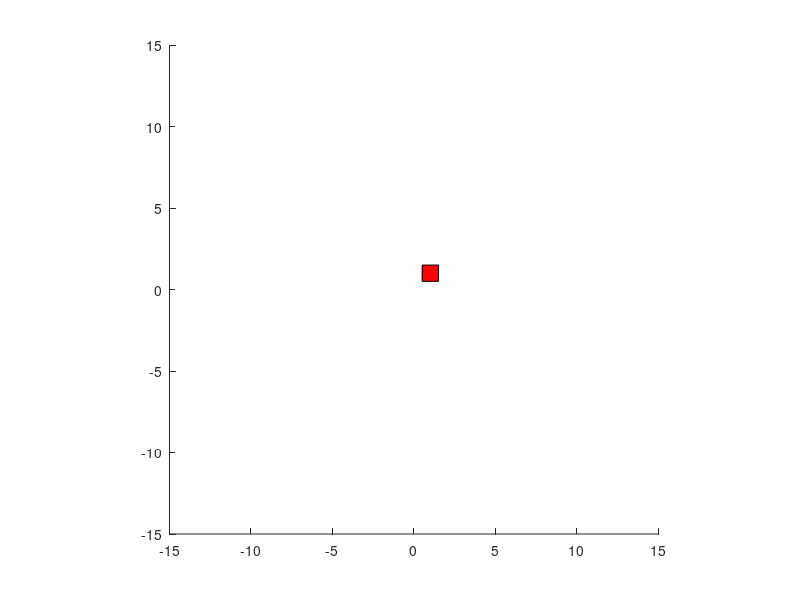

Write MATLAB code to recreate this figure. (Note: this script raises an error after producing the figure.)
function bodyRates()

    y = 0;
    uGOffset = [1 1];                  %[m]

    TB2G = [cos(y) -sin(y) uGOffset(1);
            sin(y) cos(y)  uGOffset(2);
            0      0       1];
    TG2B = inv(TB2G);

    bodyW = 1;
    bodyL = 1;
    
    verticesB = [0.5 -0.5 -0.5 0.5;0.5 0.5 -0.5 -0.5];
    verticesG = zeros(2,4);

    for i = 1:length(verticesB)
        verticesG(:,i) = tr(verticesB(:,i),TB2G);
    end
    
    hold on
    axis([-15 15 -15 15])
    axis square
    fill(verticesG(1,:),verticesG(2,:),'r')

    gH = trplot2(eye(3,3),'frame','G');
    bH = trplot2(TB2G,'frame','B');
    
    vB = [1 1 0];                          %[m/s]
    omegaB = [0 0 0.1];
    omega = [0 0 0];                        %[rad/s] 
    
    if omegaB == [0 0 0]
        thetaSB = atan2(vB(2),vB(1)) + pi/2;
        sBMag = 1000;
        sB = [sBMag*cos(thetaSB) sBMag*sin(thetaSB) 0];
    elseif vB == [0 0 0]
        sB = [0 0 0];
    else
        sBMag = norm(vB)/norm(omegaB);
        thetaSB = pi/2 + atan2(vB(2),vB(1));
        sB = [sBMag*cos(thetaSB) sBMag*sin(thetaSB) 0];
    end
    
    sBG = tr(sB(1:2)',TB2G);
    
    sH1 = plot(sBG(1),sBG(2),'r*'); 
    sH2 = plot(sBG(1),sBG(2),'bo');
    
    
end

function uNew = tr(u,T)
    uNew = T(1:2,1:2)*u+T(1:2,3);
end